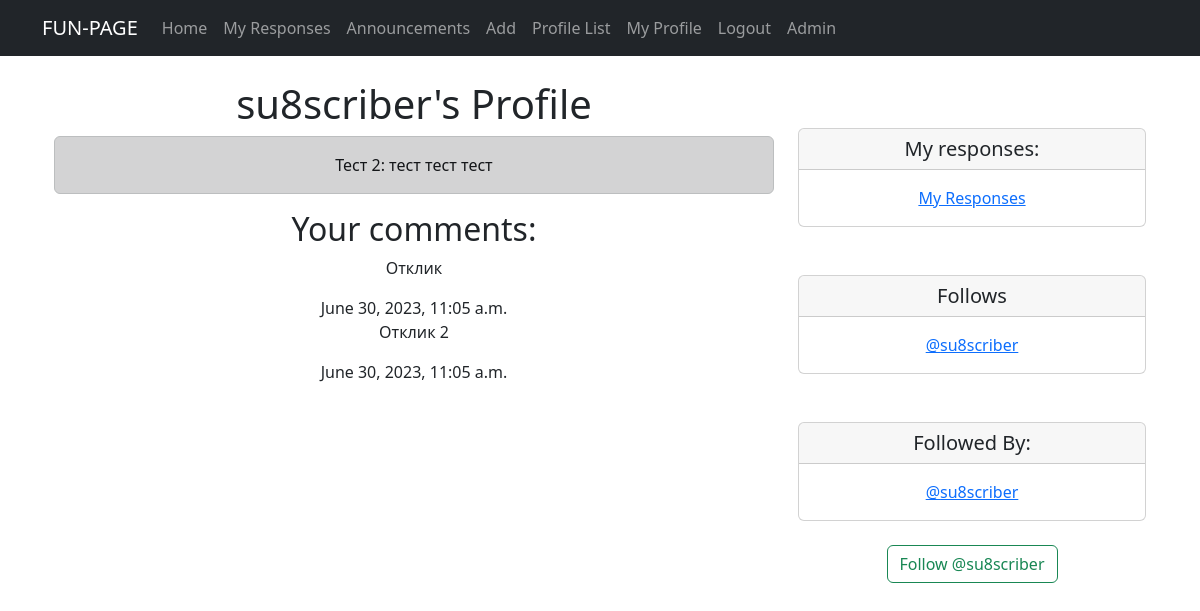
The app's page /profile/2 (signed in), older data.
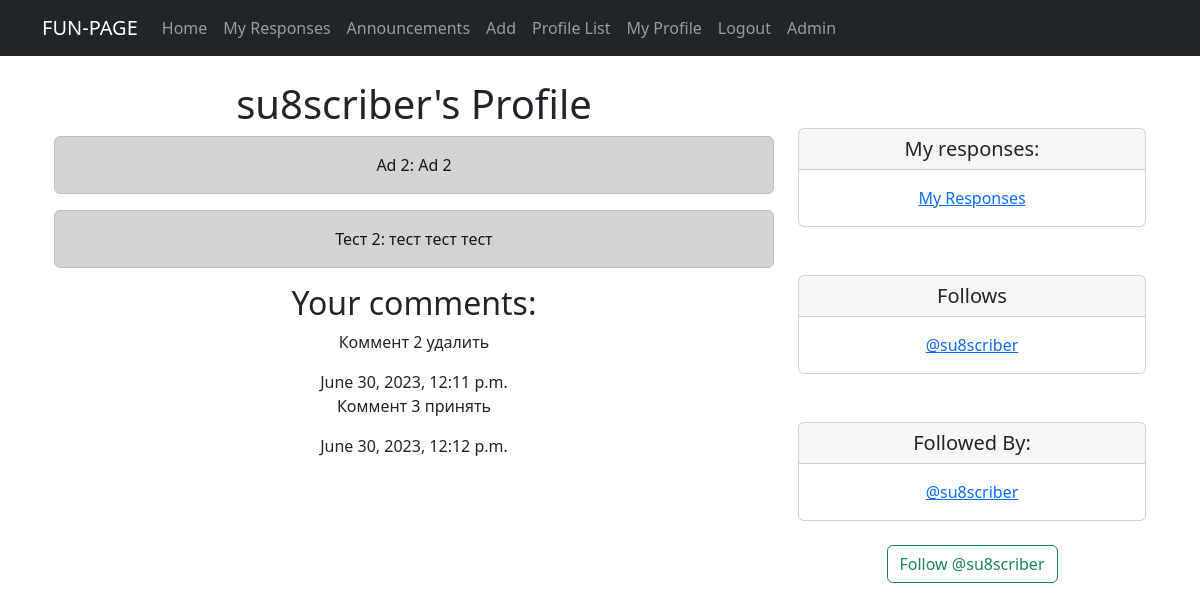
The same page, newer data.
### fun/models.py (models this page shows, shortened)
class Announcement(models.Model):
    title = models.CharField(max_length=100)
    text = models.TextField()
    category = models.ForeignKey(Category, on_delete=models.CASCADE)
    author = models.ForeignKey(User, default=1, on_delete=models.CASCADE)
    date_added = models.DateTimeField(auto_now_add=True)
    image = models.ImageField(upload_to='images/', null=True, blank=True)
    video = models.FileField(upload_to='videos/', null=True, blank=True)
    likes = models.ManyToManyField(User, related_name="ad_like", blank=True)
    comments = models.ManyToManyField(Comment, related_name="commented_on", blank=True)
    def __str__(self):
        return f'{self.title.title()}: {self.text[:20]}'

class Comment(models.Model):
    user = models.ForeignKey(User, on_delete=models.CASCADE)
    date = models.DateTimeField(auto_now_add=True)
    announcement = models.ForeignKey('Announcement', on_delete=models.CASCADE)
    content = models.TextField()

class Profile(models.Model):
    user = models.OneToOneField(User, on_delete=models.CASCADE)
    follows = models.ManyToManyField("self",
                                     related_name="followed_by",
                                     symmetrical=False,
                                     blank=True)
    date_modified = models.DateTimeField(User, auto_now=True)
    comments = models.ManyToManyField(Comment,
                                       related_name="commented_by",
                                       blank=True)
    def __str__(self):
        return self.user.username

### fun/views.py (the view, shortened to what this page needs)
# urls.py: path('profile/<int:pk>', views.profile, name='profile'),
def profile(request, pk):
    if request.user.is_authenticated:
        profile = Profile.objects.get(user_id=pk)
        ads = Announcement.objects.filter(author_id=pk).order_by("-date_added")
        return render(request, "profile.html", {"profile": profile, "ads": ads})
    else:
        messages.success(request, ("You must be logged in to view this page."))
        return redirect('home')

### templates/profile.html (shortened to what this page needs)
{% extends 'flatpages/default.html' %}
{% block content %}
{% if profile %}
    <div class="container text-center">
     <div class="row">
       <div class="col-8">
        <h1> {{ profile.user.username }}'s Profile </h1>
           {% if ads %}
           {% for ads in ads %}
                <div class="alert alert-dark" role="alert">
                     {{ ads }}
                </div>
            {% endfor %}
           {% else %}
           <p> No announcements yet </p>
           {% endif %}
<h2>Your comments:</h2>
{% for comment in request.user.profile.comments.all %}
<div>
  <p>{{ comment.content }}</p>
  <span class="date">{{ comment.date }}</span>
</div>
{% empty %}
<p>No comments yet.</p>
{% endfor %}
     </div>
    <div class="col-4">
<br/> <br/>
        <div class="card">
      <h5 class="card-header"> My responses:</h5>
      <div class="card-body">
       <p class="card-text"> <a href="{% url 'my_responses' %}"> My Responses </a><br/></p>
      </div>
     </div>
        <br/> <br/>
     <div class="card">
    <h5 class="card-header">Follows</h5>
        <div class="card-body">
    <p class="card-text"> {% for following in profile.follows.all %}
    <a href="{% url 'profile' following.user.id %}"> @{{ following }}</a><br/>
    {% endfor %}</p>
  </div>
</div>
    <br/><br/>
     <div class="card">
      <h5 class="card-header"> Followed By:</h5>
      <div class="card-body">
       <p class="card-text"> {% for following in profile.followed_by.all %}
    <a href="{% url 'profile' following.user.id %}"> @{{ following }}</a><br/>
    {% endfor %} </p>
      </div>
     </div>
        <br/>
        <form method="POST">
            {% if profile in user.profile.follows.all %}
                <button class="btn btn-outline-danger" name="follow"
                value="unfollow" type="submit"> Unfollow @{{profile.user.username|lower}}
                </button>
            {% else %}
                <button class="btn btn-outline-success" name="follow"
                value="follow" type="submit"> Follow @{{profile.user.username|lower}}
                </button>
            {% endif %}
        </form>
<br/>
{% endif %}
{% endblock content %}

Row changes from the older to the newer data that the page shows:
removed Comment: content "Отклик", date "June 30, 2023, 11:05 a.m."
removed Comment: content "Отклик 2", date "June 30, 2023, 11:05 a.m."
added Announcement: title+text "Ad 2: Ad 2"
added Comment: content "Коммент 2 удалить", date "June 30, 2023, 12:11 p.m."
added Comment: content "Коммент 3 принять", date "June 30, 2023, 12:12 p.m."
